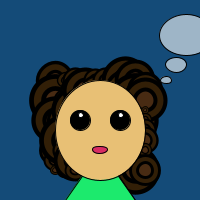
Frame 1 (no input)
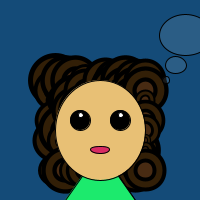
Frame 60 (the mouse pressed at the canvas centre just before this capture)
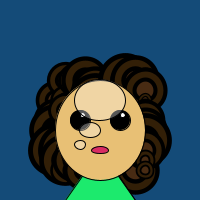
Frame 120 (the mouse held since frame 60 and released just before this capture)

The Processing sketch that drew these frames (run headless with seeded random() and noise(); from frame 60 on, the mouse is pressed at the canvas centre):

// Processing sketch: processing_40854
// ── processing_40854.pde

int thoughBubbleX = mouseX = 186; 
int thoughtBubbleY= mouseY = 35; 

float r = 50; // hair 
float c = 0; // hair


void setup() {
  size(200, 200);
  background(20, 75, 120, 90); 
  smooth();
  frameRate(20);
}

void draw() {
  background(20, 75, 120, 90);
  {
    
    //Shino and I trying to get fancy with cosign codes
//  float x = r * cos (c); 
 //float y = r * sin (c); 
  //ellipse (width/4 + x, height/2 + y, 100, 100); 
 
  }

  for (int x = 55; x < 150; x += 10){
  for (int y = 80; y <180; y += 10){
    float s=random(0.5,5); 
    hair(x,y,s);  
  }
  }
   
   // Add gravity and speed portion to this to make the thought bubbles fall when
   // the mouse is pressed 
    //void mouse presses () { 
      //if (mousePressed); 
    
    
    body();

  //Draw Biggest Thought Bubble
  fill (255, random (0, 255)); 
  ellipse(mouseX, mouseY, random(50, 55), random(40,45)); 
  //Draw Middle Size Thought Bubble
  ellipse (mouseX-10, mouseY+30, random(20, 25), random (13, 17));
 //Draw Smallest Thought Bubble
ellipse (mouseX-20, mouseY+45, random (7, 12), random (7, 9)); 
  
}
  void body(){
  //color the face
  fill(232, 192, 117);
  noStroke();
  ellipseMode(CENTER);
  
  
  //Draw the Neck Lines
  stroke(0);
  line (65, 200, 105, 140);
  line (135, 200, 95, 140);  
  //Draw the Neck
  fill(28, 234, 109); 
  triangle(65, 200, 100, 150, 135, 200); 
 
  
  //Draw a head
  fill (232, 192, 117); 
  ellipse(100, 130, 90, 100);

  //color for the eyes--every ellipse that follows this will be black
  fill(0);
  //Left Eye
  ellipse(80, 120, 20,20);
  //Left Eye Puple
  float a=random(80,85);
  fill(255);
  ellipse(a,115,5,5);
  //Right Eye
  fill(0);
 //Right Eye 
  ellipse(120, 120, 20, 20); 
  fill(255);
   //To make the pupil add five or the number to each side of the face's initial X side dimention of the eye. 
  ellipse(a+40,115,5,5);
  
 
  //A Mouth That Opens
  fill(216,44,99);
  ellipse(100, 150, random(10,20), random(5,10));
  
  }
  
  void hair (int x, int y, float s){
    pushMatrix(); 
    translate(x, y); 
    scale(s); 
    fill (50, 31, 7);
    ellipse (0, 0, 10, 10); 
    fill (72, 43, 19); 
    ellipse (0, 0, 5, 5); 
    popMatrix (); 
  }
  
